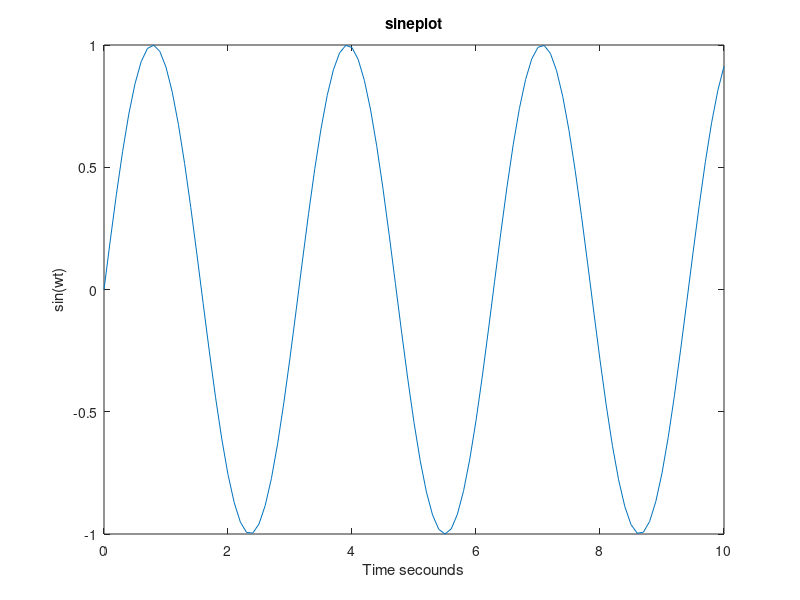

MATLAB code for this plot:
%% First script
%Sineplot
%
%Definitions of paramiters and variables
%
%Definition of time
t=[0:0.1:10];
%Definition of angular velocity
w = 2;
%%Calculations
%
%Calculation of sine
y = sin (w*t);
%%Plot of graf
%
%Activation of window
figure(2);
%Plot a graf in the generated window
plot(t,y);
figure(gcf);
title('sineplot');
xlabel('Time secounds');
ylabel('sin(wt)');

